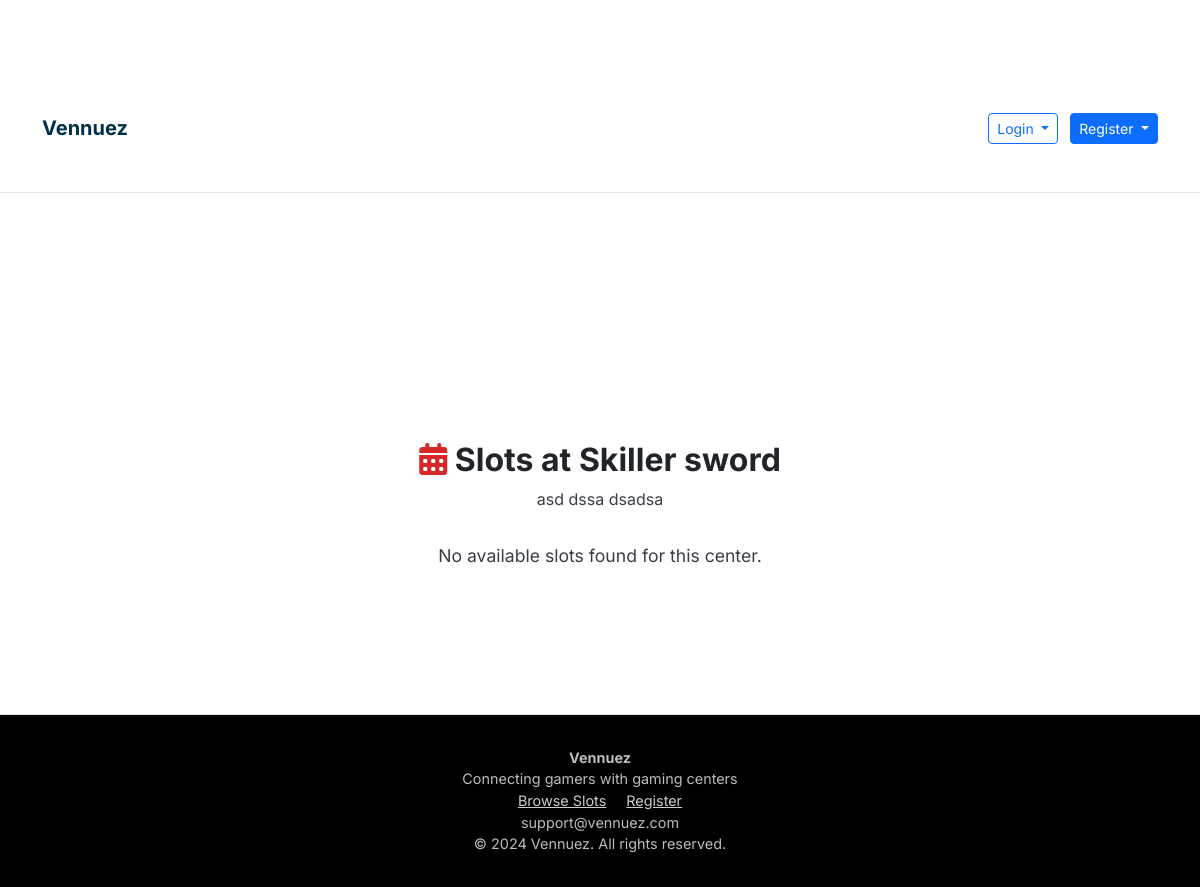
/center_slots/2, run on an earlier commit of the app's database.
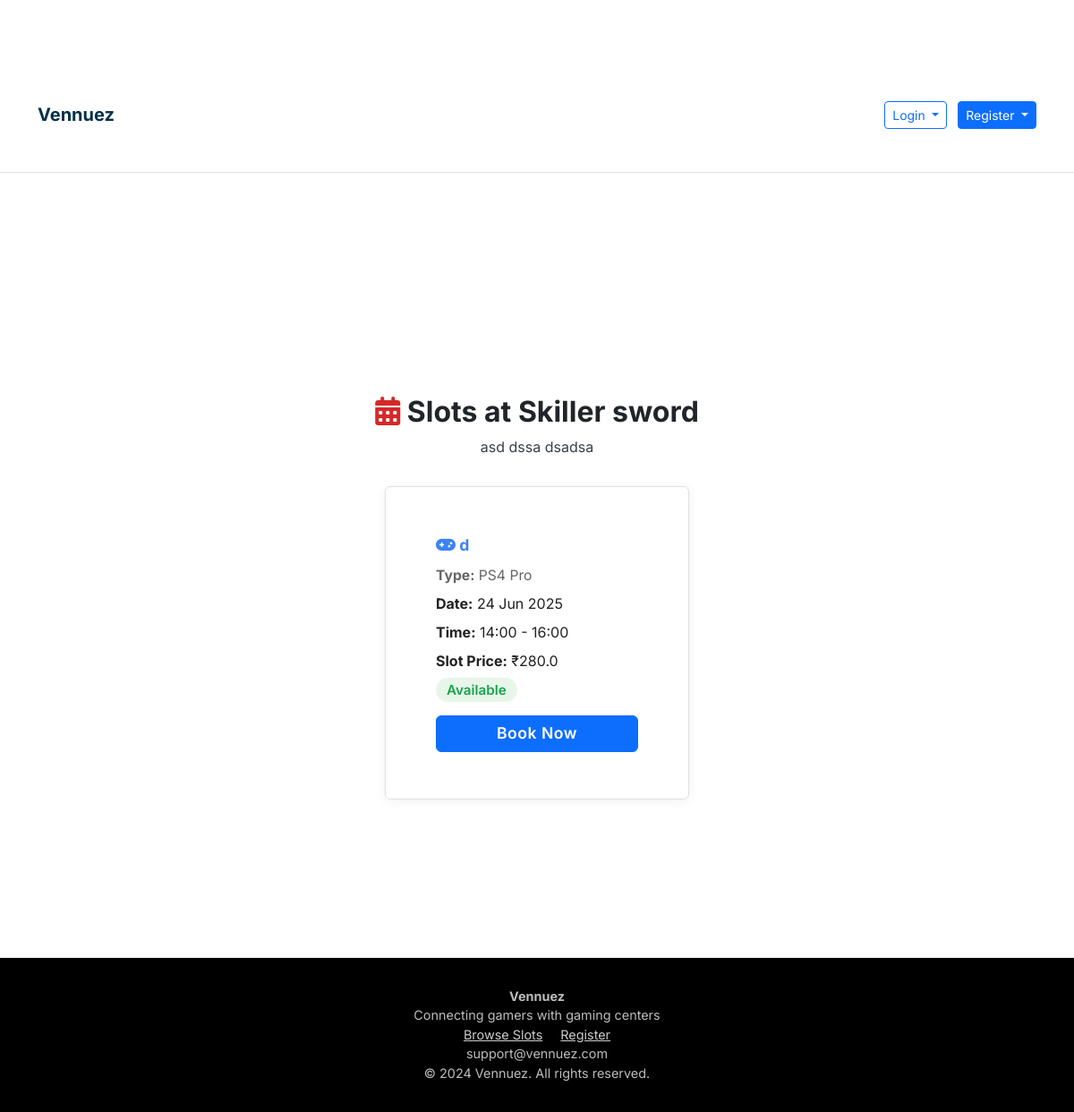
And on a later commit of the database.
### models.py (models this page shows, shortened)
class Owner(UserMixin, db.Model):
    __tablename__ = 'owners'
    id = db.Column(db.Integer, primary_key=True)
    username = db.Column(db.String(80), unique=True, nullable=False)
    email = db.Column(db.String(120), unique=True, nullable=False)
    password_hash = db.Column(db.String(256), nullable=False)
    phone = db.Column(db.String(20), nullable=False)
    gaming_center_name = db.Column(db.String(200), nullable=False)
    address = db.Column(db.String(255), nullable=True)
    active = db.Column(db.Boolean, default=True)
    created_at = db.Column(db.DateTime, default=datetime.utcnow)
    latitude = db.Column(db.Float, nullable=True)
    longitude = db.Column(db.Float, nullable=True)
    google_maps_link = db.Column(db.String(500), nullable=True)
    amenities = db.Column(db.Text, nullable=True)  # Stored as JSON string
    venue_image1 = db.Column(db.String(500), nullable=True)
    venue_image2 = db.Column(db.String(500), nullable=True)
    venue_image3 = db.Column(db.String(500), nullable=True)
    venue_image4 = db.Column(db.String(500), nullable=True)
    images_uploaded = db.Column(db.Boolean, default=False)
    consoles = db.relationship('Console', backref='owner', lazy=True, cascade='all, delete-orphan')
    subscriptions = db.relationship("Subscription", back_populates="owner", cascade="all, delete")

class TimeSlot(db.Model):
    __tablename__ = 'time_slots'
    id = db.Column(db.Integer, primary_key=True)
    start_time = db.Column(db.DateTime, nullable=False)
    end_time = db.Column(db.DateTime, nullable=False)
    total_amount = db.Column(db.Float, nullable=False)
    advance_paid = db.Column(db.Float, default=0.0)  # Fixed advance amount
    is_booked = db.Column(db.Boolean, default=False)
    snacks_amount = db.Column(db.Float, default=0.0)
    final_amount = db.Column(db.Float, default=0.0)
    completed = db.Column(db.Boolean, default=False)
    number_of_people = db.Column(db.Integer, default=1)  # New field for number of people
    duration_hours = db.Column(db.Float, default=1.0)
    booking_id = db.Column(db.String(20), unique=True, nullable=True)
    customer_name = db.Column(db.String(100), nullable=True)
    customer_phone = db.Column(db.String(20), nullable=True)
    customer_email = db.Column(db.String(120), nullable=True)
    customer_age = db.Column(db.Integer, nullable=True)
    special_requests = db.Column(db.Text, nullable=True)
    contact_sms = db.Column(db.Boolean, default=True)
    contact_whatsapp = db.Column(db.Boolean, default=True)
    contact_email = db.Column(db.Boolean, default=False)
    payment_status = db.Column(db.String(20), default='pending')  # pending, paid, failed
    payment_id = db.Column(db.String(100), nullable=True)
    booking_time = db.Column(db.DateTime, nullable=True)
    created_at = db.Column(db.DateTime, default=datetime.utcnow)
    console_id = db.Column(db.Integer, db.ForeignKey('consoles.id'), nullable=False)
    user_id = db.Column(db.Integer, db.ForeignKey('users.id'), nullable=True)  # Optional for unregistered bookings

class Console(db.Model):
    __tablename__ = 'consoles'
    id = db.Column(db.Integer, primary_key=True)
    name = db.Column(db.String(100), nullable=False)
    console_type = db.Column(db.String(50), nullable=False)
    hourly_rate = db.Column(db.Float, nullable=False)  # Rate per person per hour
    is_available = db.Column(db.Boolean, default=True)
    created_at = db.Column(db.DateTime, default=datetime.utcnow)
    owner_id = db.Column(db.Integer, db.ForeignKey('owners.id'), nullable=False)
    slots = db.relationship('TimeSlot', backref='console', lazy=True, cascade='all, delete-orphan')

### routes.py (the view)
@app.route('/center_slots/<int:owner_id>')
def center_slots(owner_id):
    owner = Owner.query.get_or_404(owner_id)
    slots = TimeSlot.query.join(Console).filter(
        Console.owner_id == owner_id,
        TimeSlot.is_booked == False,
        TimeSlot.start_time > datetime.now(),
        Console.is_available == True
    ).order_by(TimeSlot.start_time).all()
    return render_template('center_slots.html', owner=owner, slots=slots)

### templates/center_slots.html (shortened to what this page needs)
{% extends "base.html" %}
{% block content %}
<section class="center-slots-page" style="padding: 2rem 0;">
    <div class="container">
        <div class="page-header" style="margin-bottom: 2rem; text-align: center;">
            <h1 style="font-size: 2rem; font-weight: 700; margin-bottom: 0.5rem;">
                <i class="fas fa-calendar-alt" style="color: var(--accent);"></i> Slots at {{ owner.gaming_center_name }}
            </h1>
            <p style="color: var(--secondary);">{{ owner.address }}</p>
        </div>
        <div class="slots-list" style="display: flex; flex-wrap: wrap; gap: 2rem; justify-content: center;">
            {% for slot in slots %}
            <div class="card" style="min-width: 280px; max-width: 340px; flex: 1 1 280px; box-shadow: 0 2px 12px rgba(0,0,0,0.06); border: 1.5px solid var(--border); position: relative;">
                <div style="padding: 1.25rem 1.5rem;">
                    <div style="font-size: 1.1rem; font-weight: 700; color: #3b82f6; margin-bottom: 0.5rem;">
                        <i class="fas fa-gamepad"></i> {{ slot.console.name if slot.console else 'Unknown Console' }}
                    </div>
                    <div style="margin-bottom: 0.5rem; color: #666; font-size: 0.98rem;"><b>Type:</b> {{ slot.console.console_type if slot.console else '' }}</div>
                    <div style="margin-bottom: 0.5rem; color: #222;"><b>Date:</b> {{ slot.start_time.strftime('%d %b %Y') }}</div>
                    <div style="margin-bottom: 0.5rem; color: #222;"><b>Time:</b> {{ slot.start_time.strftime('%H:%M') }} - {{ slot.end_time.strftime('%H:%M') }}</div>
                    <div style="margin-bottom: 0.5rem; color: #222;"><b>Slot Price:</b> ₹{{ slot.total_amount }}</div>
                    <div style="margin-bottom: 1rem;">
                        <span style="color: #16a34a; font-weight: 600; background: #e8f5e9; padding: 0.25rem 0.75rem; border-radius: 1rem; font-size: 0.95rem;">Available</span>
                    </div>
                    <a href="{{ url_for('book_slot', slot_id=slot.id) }}" class="btn btn-primary" style="width: 100%; font-size: 1.1rem; font-weight: 600; letter-spacing: 0.5px;">Book Now</a>
                </div>
            </div>
            {% else %}
            <div style="color: var(--secondary); font-size: 1.1rem;">No available slots found for this center.</div>
            {% endfor %}
        </div>
    </div>
</section>
{% endblock %}

### templates/base.html (shortened to what this page needs)
<!DOCTYPE html>
<html lang="en">
<head>
  <link rel="stylesheet" href="{{ url_for('static', filename='css/main.css') }}">
  <link rel="stylesheet" href="https://cdnjs.cloudflare.com/ajax/libs/font-awesome/6.4.0/css/all.min.css" />
  <link href="https://cdn.jsdelivr.net/npm/bootstrap@5.3.0/dist/css/bootstrap.min.css" rel="stylesheet" />
</head>
<body>
  <nav class="navbar navbar-expand-md">
    <div class="container d-flex flex-wrap justify-content-between align-items-center">
      <a class="navbar-brand" href="{{ url_for('index') }}">Vennuez</a>
      <div class="navbar-buttons">
        {% if current_user.is_authenticated %}
          <div class="dropdown">
            <button class="btn btn-outline-secondary dropdown-toggle btn-sm" data-bs-toggle="dropdown">
              <i class="fas fa-user"></i> {{ current_user.username }}
            </button>
            <ul class="dropdown-menu dropdown-menu-end">
              {% if session.user_type == 'owner' %}
                <li><a class="dropdown-item" href="{{ url_for('dashboard') }}">Dashboard</a></li>
                <li><a class="dropdown-item" href="{{ url_for('owner_subscription_history') }}">Subscription History</a></li>
                <li><a class="dropdown-item" href="{{ url_for('un_book') }}">Undo Booking</a></li>
                <li><a class="dropdown-item" href="{{ url_for('logout') }}">Logout</a></li>
              {% elif session.user_type == 'user' %}
              <li><a class="dropdown-item" href="{{ url_for('available_slots') }}">Book Game</a></li>
              <li><a class="dropdown-item" href="{{ url_for('user_dashboard') }}">My Bookings</a></li>
              <li><a class="dropdown-item" href="{{ url_for('my_subscriptions') }}">My Subscriptions</a></li>
              <li><a class="dropdown-item" href="{{ url_for('subscription_history') }}">Subscription History</a></li>
              <li><a class="dropdown-item" href="{{ url_for('logout') }}">Logout</a></li>
              {% endif %}
            </ul>
          </div>
        {% else %}
          <div class="dropdown">
            <button class="btn btn-outline-primary dropdown-toggle btn-sm" data-bs-toggle="dropdown">
              Login
            </button>
          </div>
          <div class="dropdown">
            <button class="btn btn-primary dropdown-toggle btn-sm" data-bs-toggle="dropdown">
              Register
            </button>
          </div>
        {% endif %}
      </div>
    </div>
  </nav>
  <main class="container my-4">
    {% block content %}{% endblock %}
  </main>
  <footer class="footer">
    <div>
      <strong>Vennuez</strong><br />
      Connecting gamers with gaming centers<br />
      <a href="{{ url_for('available_slots') }}" style="color:#ccc; margin-right:1rem;">Browse Slots</a>
      <a href="{{ url_for('register') }}" style="color:#ccc;">Register</a><br />
      support@vennuez.com<br />
      &copy; 2024 Vennuez. All rights reserved.
    </div>
  </footer>
</body>
</html>

### static/css/main.css (style rules this page uses)
:root { --primary: #222831; --secondary: #393e46; --accent: #00adb5; --background: #fff; --text: #222831; --muted: #f5f6fa; --border: #e0e0e0; --success: #00b894; --danger: #e17055; }
* { margin: 0; padding: 0; box-sizing: border-box; }
html, body { height: 100%; overflow-x: hidden; }
body { font-family: 'Inter', Arial, sans-serif; background: var(--background); color: var(--text); min-height: 100vh; line-height: 1.6; }
.btn { background: var(--accent); color: #fff; border: none; border-radius: 4px; padding: 0.5rem 1.25rem; font-size: 1rem; font-weight: 500; cursor: pointer; transition: background 0.2s; outline: none; }
.container { max-width: 1200px; margin: 0 auto; padding: 96px 1.5rem 2rem 1.5rem; }
.card { background: #fff; border-radius: 10px; box-shadow: 0 2px 8px rgba(34, 40, 49, 0.04); padding: 2rem; margin-bottom: 2rem; border: 1px solid var(--border); }
.btn { display: inline-flex; align-items: center; justify-content: center; padding: 0.75rem 1.5rem; border-radius: 0.25rem; font-weight: 500; cursor: pointer; transition: all 0.2s; border: none; }
.btn-primary { background: var(--primary); color: white; }
h1, h2, h3, h4, h5 { color: var(--primary); font-weight: 700; margin-bottom: 1rem; }
.footer { background: var(--primary); color: #fff; text-align: center; padding: 2rem 1rem 1rem 1rem; margin-top: 3rem; border-top: 1px solid var(--border); }

### templates/base.html (style rules this page uses)
:root { --primary: #003049; --accent: #d62828; }
body { font-family: 'Inter', sans-serif; margin: 0; background: #fff; }
.navbar { background-color: white; padding: 0.75rem 1rem; border-bottom: 1px solid #e5e5e5; }
.navbar-brand { font-weight: bold; color: var(--primary) !important; }
.footer { background: #000; color: #bdbdbd; padding: 2rem; text-align: center; font-size: 0.9rem; }
.navbar-buttons { display: flex; align-items: center; gap: 0.75rem; }

What changed in the data, as far as the page shows it:
now on this page (row edited): TimeSlot: console "d", console "PS4 Pro", start_time "24 Jun 2025", start_time "14:00", end_time "16:00", total_amount "280.0"
Also different on the page:
text no longer shown: "No available slots found for this center."
